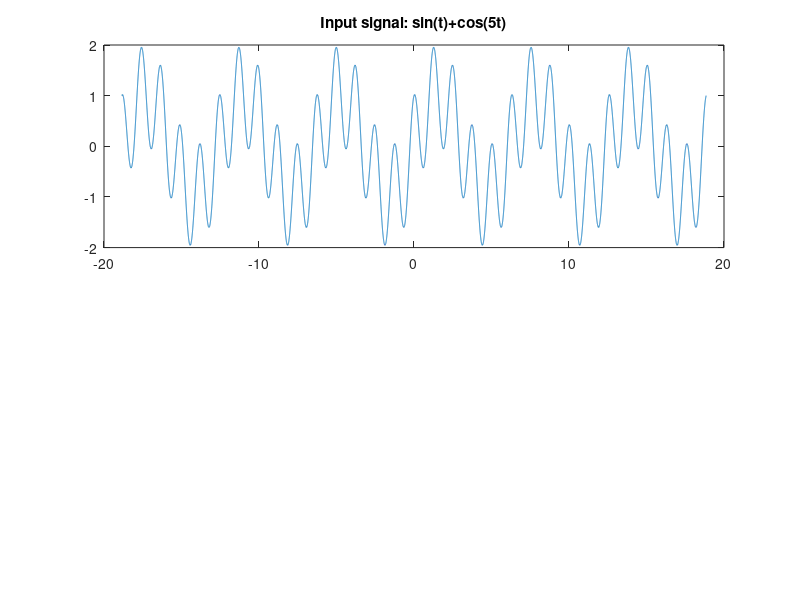

Recreate this plot in MATLAB. (Note: this script raises an error after producing the figure.)
T=2*pi;
N=5;
A = [0.5 0 0 0 0.5i 0 -0.5i 0 0 0 0.5]; 
wo = (2*pi)/T;
t=-6*pi:0.001:6*pi;
x=sin(t)+cos(5*t);
subplot(2,1,1);
plot(t,x);
title("Input signal: sin(t)+cos(5t)");
wc = 3.5;
for k = -5:5
   if (k*wo> wc || k*wo< -wc)
       A(k+N+1)=0;
   end;
end;
y=partialfouriersum(A,T,t);
subplot(2,1,2);
plot(t,y);
title("Output signal");
